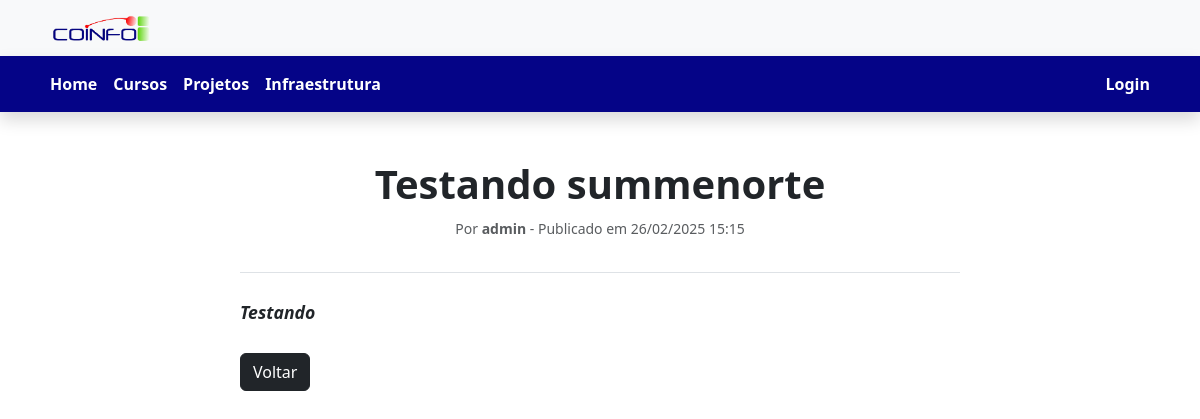
/noticia/5/, run on the app's committed database.
### sistema/models.py (models this page shows, shortened)
class Noticia(models.Model):
    STATUS_CHOICES = [
        ('rascunho', 'Rascunho'),
        ('publicado', 'Publicado'),
    ]
    ATIVACAO_CHOICES = [
        ('ativada', 'Ativada'),
        ('desativada', 'Desativada'),
    ]
    titulo = models.CharField(max_length=255)
    conteudo = models.TextField()
    autor = models.ForeignKey(User, on_delete=models.CASCADE)
    data_publicacao = models.DateTimeField(auto_now_add=True)
    status = models.CharField(max_length=10, choices=STATUS_CHOICES, default='rascunho')
    ativacao = models.CharField(max_length=10, choices=ATIVACAO_CHOICES, default='ativada')

### sistema/views.py (the view)
# urls.py: path('noticia/<int:pk>/', views.detalhe_noticia, name='detalhe_noticia'),
def detalhe_noticia(request, pk):
    noticia = get_object_or_404(Noticia, pk=pk)
    return render(request, 'noticias/detalhe.html', {'noticia': noticia})

### sistema/templates/noticias/detalhe.html
{% extends 'base.html' %}
{% load static %}
{% block content %}
<div class="container mt-5">
    <div class="row justify-content-center">
        <div class="col-lg-8">
            <article class="border-bottom pb-3 mb-4">
                <h1 class="fw-bold text-center">{{ noticia.titulo }}</h1>
                <p class="text-muted text-center">
                    <small>Por <strong>{{ noticia.autor }}</strong> - Publicado em {{ noticia.data_publicacao|date:"d/m/Y H:i" }}</small>
                </p>
            </article>
            <div class="text-justify" style="font-size: 1.1rem; line-height: 1.8;">
                {{ noticia.conteudo|safe }}
            </div>
            <div class="mt-4">
                <a href="{% url 'home' %}" class="btn btn-dark">Voltar</a>
            </div>
        </div>
    </div>
</div>
{% endblock %}

### static/css/style.css (style rules this page uses)
* { margin: 0; padding: 0; box-sizing: border-box; }

### data on the page
Noticia: titulo "Testando summenorte", autor "admin", data_publicacao "26/02/2025 15:15", conteudo "Testando"
